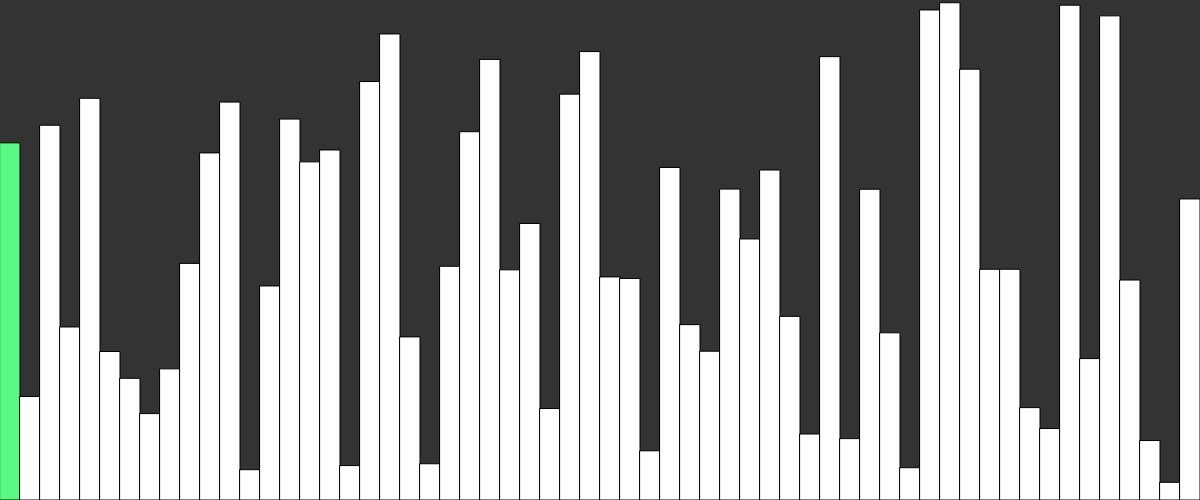
Frame 1 (no input)
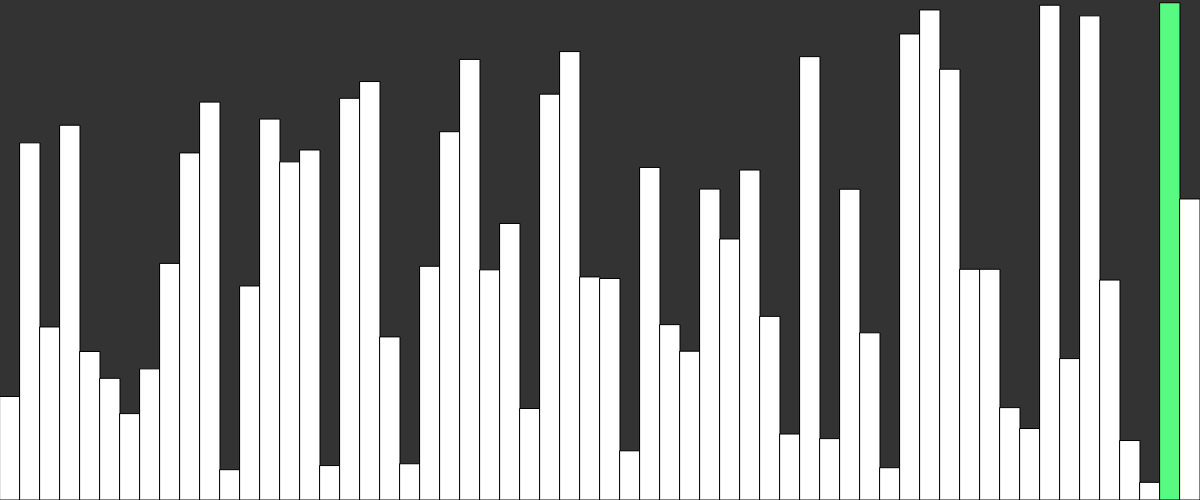
Frame 60 (no input)
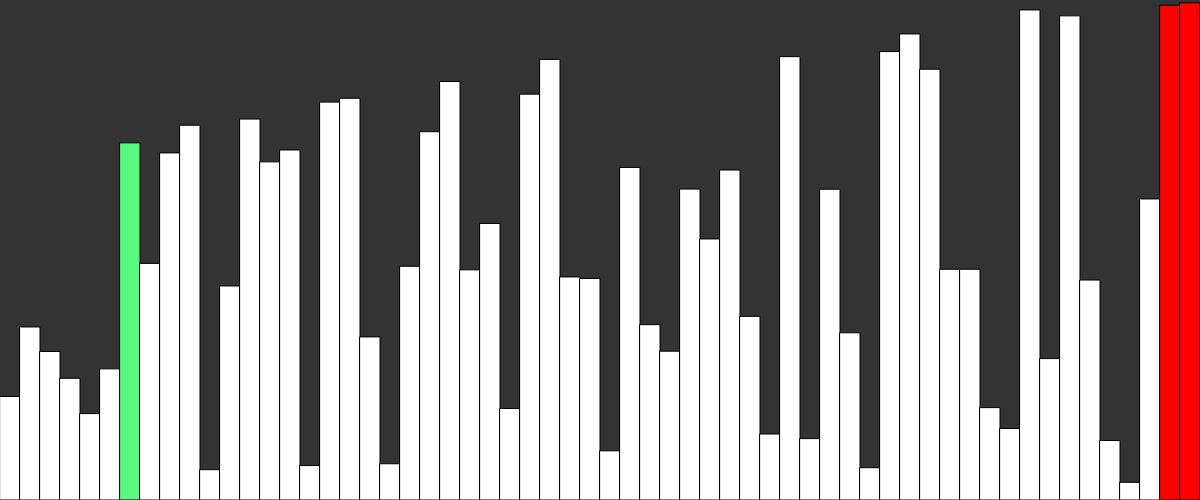
Frame 120 (the mouse pressed at the canvas centre since frame 60)

The p5.js sketch that drew these frames (run headless with seeded random() and noise() and a simulated clock; from frame 60 on, the mouse is pressed at the canvas centre):

// p5.js sketch
// ── sketch.js
let values = [];
let w = 20;
let states = [];

function setup() {
  // Create Canvas of Size Windows Width * Windows Height
  createCanvas(windowWidth, 500);

  // Insert Random values in array
  values = new Array(floor(width / w));

  for (let i = 0; i < values.length; i++) {
    values[i] = float(random(height));
    states[i] = -1;
  }
  print("Unsorted Array is :" + values);
  bubbleSort(values, 0, values.length);
  print("Sorted Array :" + values);
}

async function bubbleSort(arr, start, end) {
  if (start >= end) {
    return;
  }
  for (var i = 0; i < end - 1; i++) {
    for (var j = 0; j < end - i - 1; j++) {
      if (arr[j] >= arr[j + 1]) {
        states[j] = 1;
        await swap(arr, j, j + 1);
        states[j + 1] = 0;
      }
      states[j] = 2;
    }
  }
  return arr;
}

function draw() {
  background(51);
  for (let i = 0; i < values.length; i++) {
    stroke(0);
    fill(255);
    if (states[i] == 0) {
      fill(255, 0, 0);
    } else if (states[i] == 1) {
      fill("#58FA82");
    } else {
      fill(255);
    }
    rect(i * w, height - values[i], w, values[i]);
  }
}

async function swap(arr, a, b) {
  await sleep(20);
  let t = arr[a];
  arr[a] = arr[b];
  arr[b] = t;
}

function sleep(ms) {
  return new Promise((resolve) => setTimeout(resolve, ms));
}
